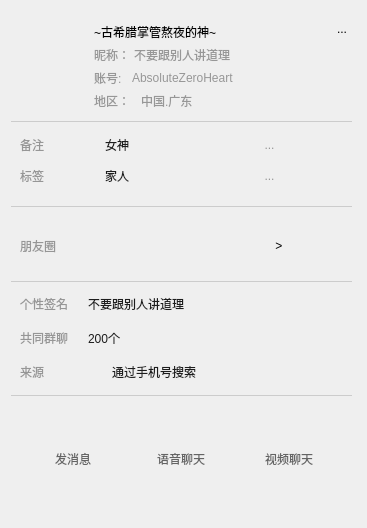
<?xml version="1.0" encoding="UTF-8"?>
<ui version="4.0">
 <class>UserInfoWidget</class>
 <widget class="QWidget" name="UserInfoWidget">
  <property name="geometry">
   <rect>
    <x>0</x>
    <y>0</y>
    <width>367</width>
    <height>528</height>
   </rect>
  </property>
  <property name="maximumSize">
   <size>
    <width>367</width>
    <height>550</height>
   </size>
  </property>
  <property name="windowTitle">
   <string>Form</string>
  </property>
  <layout class="QVBoxLayout" name="verticalLayout_5">
   <property name="spacing">
    <number>0</number>
   </property>
   <property name="leftMargin">
    <number>11</number>
   </property>
   <property name="topMargin">
    <number>11</number>
   </property>
   <property name="rightMargin">
    <number>15</number>
   </property>
   <property name="bottomMargin">
    <number>20</number>
   </property>
   <item>
    <widget class="QWidget" name="widget" native="true">
     <property name="maximumSize">
      <size>
       <width>16777215</width>
       <height>110</height>
      </size>
     </property>
     <layout class="QHBoxLayout" name="horizontalLayout">
      <property name="spacing">
       <number>0</number>
      </property>
      <property name="rightMargin">
       <number>0</number>
      </property>
      <property name="bottomMargin">
       <number>0</number>
      </property>
      <item>
       <widget class="QWidget" name="widget" native="true">
        <property name="maximumSize">
         <size>
          <width>183</width>
          <height>16777215</height>
         </size>
        </property>
        <layout class="QVBoxLayout" name="verticalLayout">
         <property name="leftMargin">
          <number>0</number>
         </property>
         <property name="topMargin">
          <number>0</number>
         </property>
         <property name="rightMargin">
          <number>5</number>
         </property>
         <property name="bottomMargin">
          <number>11</number>
         </property>
         <item>
          <widget class="ImgLabel" name="avatarLabel">
           <property name="minimumSize">
            <size>
             <width>60</width>
             <height>60</height>
            </size>
           </property>
           <property name="maximumSize">
            <size>
             <width>60</width>
             <height>60</height>
            </size>
           </property>
           <property name="styleSheet">
            <string notr="true"/>
           </property>
           <property name="text">
            <string/>
           </property>
           <property name="pixmap">
            <pixmap resource="../../res/icon.qrc">:/a/image/.jpg</pixmap>
           </property>
           <property name="scaledContents">
            <bool>true</bool>
           </property>
          </widget>
         </item>
         <item>
          <spacer name="verticalSpacer">
           <property name="orientation">
            <enum>Qt::Orientation::Vertical</enum>
           </property>
           <property name="sizeHint" stdset="0">
            <size>
             <width>20</width>
             <height>40</height>
            </size>
           </property>
          </spacer>
         </item>
        </layout>
       </widget>
      </item>
      <item>
       <widget class="QWidget" name="widget_2" native="true">
        <property name="maximumSize">
         <size>
          <width>16777215</width>
          <height>106</height>
         </size>
        </property>
        <layout class="QVBoxLayout" name="verticalLayout_2">
         <property name="spacing">
          <number>0</number>
         </property>
         <property name="topMargin">
          <number>0</number>
         </property>
         <item>
          <widget class="QLabel" name="remarkNameLable">
           <property name="minimumSize">
            <size>
             <width>160</width>
             <height>0</height>
            </size>
           </property>
           <property name="maximumSize">
            <size>
             <width>235</width>
             <height>16777215</height>
            </size>
           </property>
           <property name="styleSheet">
            <string notr="true">color: rgb(0, 0, 0);
font: 12pt &quot;微软雅黑&quot;;</string>
           </property>
           <property name="lineWidth">
            <number>-1</number>
           </property>
           <property name="text">
            <string>~古希腊掌管熬夜的神~</string>
           </property>
           <property name="wordWrap">
            <bool>true</bool>
           </property>
          </widget>
         </item>
         <item>
          <layout class="QHBoxLayout" name="horizontalLayout_11" stretch="0,0">
           <property name="spacing">
            <number>0</number>
           </property>
           <item>
            <widget class="QLabel" name="label_12">
             <property name="maximumSize">
              <size>
               <width>40</width>
               <height>40</height>
              </size>
             </property>
             <property name="styleSheet">
              <string notr="true">font: 9pt &quot;微软雅黑&quot;;
color: rgb(151, 151, 151);</string>
             </property>
             <property name="text">
              <string>昵称：</string>
             </property>
            </widget>
           </item>
           <item>
            <widget class="QLabel" name="nicknameLable">
             <property name="maximumSize">
              <size>
               <width>200</width>
               <height>16777215</height>
              </size>
             </property>
             <property name="styleSheet">
              <string notr="true">font: 9pt &quot;微软雅黑&quot;;
color: rgb(151, 151, 151);</string>
             </property>
             <property name="text">
              <string>不要跟别人讲道理</string>
             </property>
             <property name="wordWrap">
              <bool>true</bool>
             </property>
            </widget>
           </item>
          </layout>
         </item>
         <item>
          <layout class="QHBoxLayout" name="horizontalLayout_4">
           <property name="spacing">
            <number>10</number>
           </property>
           <item>
            <widget class="QLabel" name="label_4">
             <property name="maximumSize">
              <size>
               <width>40</width>
               <height>40</height>
              </size>
             </property>
             <property name="styleSheet">
              <string notr="true">font: 9pt &quot;微软雅黑&quot;;
color: rgb(151, 151, 151);</string>
             </property>
             <property name="text">
              <string>账号:</string>
             </property>
             <property name="wordWrap">
              <bool>false</bool>
             </property>
            </widget>
           </item>
           <item>
            <widget class="QLabel" name="accountLable">
             <property name="minimumSize">
              <size>
               <width>160</width>
               <height>0</height>
              </size>
             </property>
             <property name="maximumSize">
              <size>
               <width>160</width>
               <height>16777215</height>
              </size>
             </property>
             <property name="styleSheet">
              <string notr="true">font: 10pt &quot;微软雅黑&quot;;
color: rgb(151, 151, 151);</string>
             </property>
             <property name="text">
              <string>AbsoluteZeroHeart</string>
             </property>
             <property name="wordWrap">
              <bool>true</bool>
             </property>
            </widget>
           </item>
           <item>
            <spacer name="horizontalSpacer">
             <property name="orientation">
              <enum>Qt::Orientation::Horizontal</enum>
             </property>
             <property name="sizeHint" stdset="0">
              <size>
               <width>40</width>
               <height>20</height>
              </size>
             </property>
            </spacer>
           </item>
          </layout>
         </item>
         <item>
          <layout class="QHBoxLayout" name="horizontalLayout_5">
           <property name="spacing">
            <number>7</number>
           </property>
           <item>
            <widget class="QLabel" name="label_3">
             <property name="maximumSize">
              <size>
               <width>40</width>
               <height>40</height>
              </size>
             </property>
             <property name="styleSheet">
              <string notr="true">font: 9pt &quot;微软雅黑&quot;;
color: rgb(151, 151, 151);</string>
             </property>
             <property name="text">
              <string>地区：</string>
             </property>
            </widget>
           </item>
           <item>
            <widget class="QLabel" name="regionLable">
             <property name="styleSheet">
              <string notr="true">font: 9pt &quot;微软雅黑&quot;;
color: rgb(151, 151, 151);</string>
             </property>
             <property name="text">
              <string>中国.广东</string>
             </property>
             <property name="wordWrap">
              <bool>true</bool>
             </property>
            </widget>
           </item>
          </layout>
         </item>
        </layout>
       </widget>
      </item>
      <item>
       <widget class="QWidget" name="widget_7" native="true">
        <layout class="QVBoxLayout" name="verticalLayout_6">
         <property name="leftMargin">
          <number>0</number>
         </property>
         <property name="topMargin">
          <number>0</number>
         </property>
         <property name="rightMargin">
          <number>0</number>
         </property>
         <property name="bottomMargin">
          <number>0</number>
         </property>
         <item>
          <widget class="QToolButton" name="toolButton_3">
           <property name="maximumSize">
            <size>
             <width>30</width>
             <height>30</height>
            </size>
           </property>
           <property name="styleSheet">
            <string notr="true">QToolButton{
background-color: transparent; /* 透明背景 */
border: none; /* 无边框 */
font: 16pt &quot;微软雅黑&quot;;
padding: 0px; /* 文本内边距0 */
vertical-align: top; /* 文本顶部对齐 */
    }

 QToolButton:hover {
        background-color:rgb(230,230,230);  /* 悬浮时灰色背景（可调整色值） */
    }
    QToolButton:pressed {
        background-color: rgb(220,220,220);  /* 按下时稍深灰色（可选） */
    }</string>
           </property>
           <property name="text">
            <string>...</string>
           </property>
           <property name="iconSize">
            <size>
             <width>3</width>
             <height>11</height>
            </size>
           </property>
           <property name="popupMode">
            <enum>QToolButton::ToolButtonPopupMode::DelayedPopup</enum>
           </property>
           <property name="toolButtonStyle">
            <enum>Qt::ToolButtonStyle::ToolButtonTextOnly</enum>
           </property>
          </widget>
         </item>
         <item>
          <spacer name="verticalSpacer_2">
           <property name="orientation">
            <enum>Qt::Orientation::Vertical</enum>
           </property>
           <property name="sizeHint" stdset="0">
            <size>
             <width>20</width>
             <height>40</height>
            </size>
           </property>
          </spacer>
         </item>
        </layout>
       </widget>
      </item>
     </layout>
    </widget>
   </item>
   <item>
    <widget class="QWidget" name="widget_5" native="true">
     <property name="maximumSize">
      <size>
       <width>16777215</width>
       <height>80</height>
      </size>
     </property>
     <property name="styleSheet">
      <string notr="true">#widget_5{
border-top: 1px solid #cccccc; /* 边框宽度+颜色+线型 */
}
QWidget{
font: 11pt &quot;微软雅黑&quot;;
color: rgb(150, 150, 150);
}</string>
     </property>
     <layout class="QVBoxLayout" name="verticalLayout_3">
      <item>
       <layout class="QHBoxLayout" name="horizontalLayout_6" stretch="0,0,0,0">
        <property name="spacing">
         <number>0</number>
        </property>
        <item>
         <widget class="QLabel" name="label">
          <property name="minimumSize">
           <size>
            <width>80</width>
            <height>0</height>
           </size>
          </property>
          <property name="maximumSize">
           <size>
            <width>50</width>
            <height>16777215</height>
           </size>
          </property>
          <property name="text">
           <string>备注</string>
          </property>
         </widget>
        </item>
        <item>
         <widget class="QPushButton" name="remarkNameButton">
          <property name="minimumSize">
           <size>
            <width>160</width>
            <height>0</height>
           </size>
          </property>
          <property name="styleSheet">
           <string notr="true">QPushButton {
    background-color: transparent;
    border: none;
    padding-left: 5px;
    text-align: left; 
    color: rgb(29, 29, 29);
}</string>
          </property>
          <property name="text">
           <string>女神</string>
          </property>
         </widget>
        </item>
        <item>
         <widget class="QToolButton" name="toolButton">
          <property name="styleSheet">
           <string notr="true">QToolButton {
 background-color: transparent;
 border: none;
 }</string>
          </property>
          <property name="text">
           <string>...</string>
          </property>
          <property name="icon">
           <iconset resource="../../res/icon.qrc">
            <normaloff>:/a/icons/图片编辑.svg</normaloff>:/a/icons/图片编辑.svg</iconset>
          </property>
         </widget>
        </item>
        <item>
         <spacer name="horizontalSpacer_5">
          <property name="orientation">
           <enum>Qt::Orientation::Horizontal</enum>
          </property>
          <property name="sizeHint" stdset="0">
           <size>
            <width>40</width>
            <height>20</height>
           </size>
          </property>
         </spacer>
        </item>
       </layout>
      </item>
      <item>
       <layout class="QHBoxLayout" name="horizontalLayout_7">
        <property name="spacing">
         <number>0</number>
        </property>
        <item>
         <widget class="QLabel" name="label_2">
          <property name="minimumSize">
           <size>
            <width>80</width>
            <height>0</height>
           </size>
          </property>
          <property name="maximumSize">
           <size>
            <width>50</width>
            <height>16777215</height>
           </size>
          </property>
          <property name="text">
           <string>标签</string>
          </property>
         </widget>
        </item>
        <item>
         <widget class="QPushButton" name="tagButton">
          <property name="minimumSize">
           <size>
            <width>160</width>
            <height>0</height>
           </size>
          </property>
          <property name="styleSheet">
           <string notr="true">QPushButton {
    background-color: transparent;
    border: none;
    padding-left: 5px;
    text-align: left; 
    color: rgb(29, 29, 29);
}</string>
          </property>
          <property name="text">
           <string>家人</string>
          </property>
         </widget>
        </item>
        <item>
         <widget class="QToolButton" name="toolButton_2">
          <property name="styleSheet">
           <string notr="true">QToolButton {
 background-color: transparent;
 border: none;
 }</string>
          </property>
          <property name="text">
           <string>...</string>
          </property>
          <property name="icon">
           <iconset resource="../../res/icon.qrc">
            <normaloff>:/a/icons/图片编辑.svg</normaloff>:/a/icons/图片编辑.svg</iconset>
          </property>
         </widget>
        </item>
        <item>
         <spacer name="horizontalSpacer_6">
          <property name="orientation">
           <enum>Qt::Orientation::Horizontal</enum>
          </property>
          <property name="sizeHint" stdset="0">
           <size>
            <width>40</width>
            <height>20</height>
           </size>
          </property>
         </spacer>
        </item>
       </layout>
      </item>
     </layout>
    </widget>
   </item>
   <item>
    <widget class="QWidget" name="widget_3" native="true">
     <property name="minimumSize">
      <size>
       <width>0</width>
       <height>80</height>
      </size>
     </property>
     <property name="maximumSize">
      <size>
       <width>16777215</width>
       <height>70</height>
      </size>
     </property>
     <property name="styleSheet">
      <string notr="true">QWidget{
border-top: 1px solid #cccccc; /* 边框宽度+颜色+线型 */
}</string>
     </property>
     <layout class="QHBoxLayout" name="horizontalLayout_3">
      <item>
       <widget class="QLabel" name="label_5">
        <property name="styleSheet">
         <string notr="true">border-top: 0px solid #cccccc; /* 边框宽度+颜色+线型 */
border-bottom: 0px solid #cccccc; /* 边框宽度+颜色+线型 */
font: 11pt &quot;微软雅黑&quot;;
color: rgb(150, 150, 150);
</string>
        </property>
        <property name="text">
         <string>朋友圈</string>
        </property>
       </widget>
      </item>
      <item>
       <widget class="QPushButton" name="pushButton">
        <property name="styleSheet">
         <string notr="true">/* 普通状态：透明、无边框、无图标 */
        QPushButton {
            background-color: transparent; /* 透明背景 */
            border: none; /* 无边框 */
            font: 12pt &quot;微软雅黑&quot;;
        }
        /* 可选：添加点击效果 */
        QPushButton:pressed {
            opacity: 0.8; /* 点击时稍微透明一点 */
        }</string>
        </property>
        <property name="text">
         <string>         &gt;</string>
        </property>
       </widget>
      </item>
     </layout>
    </widget>
   </item>
   <item>
    <widget class="QWidget" name="widget_6" native="true">
     <property name="maximumSize">
      <size>
       <width>16777215</width>
       <height>150</height>
      </size>
     </property>
     <property name="styleSheet">
      <string notr="true">#widget_6{
border-top: 1px solid #cccccc; /* 边框宽度+颜色+线型 */
}
QWidget{
font: 11pt &quot;微软雅黑&quot;;
color: rgb(150, 150, 150);
}</string>
     </property>
     <layout class="QVBoxLayout" name="verticalLayout_4">
      <item>
       <layout class="QHBoxLayout" name="horizontalLayout_8" stretch="0,0,0">
        <property name="spacing">
         <number>20</number>
        </property>
        <item>
         <widget class="QLabel" name="label_6">
          <property name="maximumSize">
           <size>
            <width>80</width>
            <height>16777215</height>
           </size>
          </property>
          <property name="styleSheet">
           <string notr="true">font: 11pt &quot;微软雅黑&quot;;
color: rgb(150, 150, 150);</string>
          </property>
          <property name="text">
           <string>个性签名</string>
          </property>
         </widget>
        </item>
        <item>
         <widget class="QLabel" name="signatureLabel">
          <property name="minimumSize">
           <size>
            <width>200</width>
            <height>0</height>
           </size>
          </property>
          <property name="maximumSize">
           <size>
            <width>200</width>
            <height>16777215</height>
           </size>
          </property>
          <property name="styleSheet">
           <string notr="true">color: rgb(29, 29, 29);</string>
          </property>
          <property name="text">
           <string>不要跟别人讲道理</string>
          </property>
          <property name="wordWrap">
           <bool>true</bool>
          </property>
         </widget>
        </item>
        <item>
         <spacer name="horizontalSpacer_2">
          <property name="orientation">
           <enum>Qt::Orientation::Horizontal</enum>
          </property>
          <property name="sizeHint" stdset="0">
           <size>
            <width>40</width>
            <height>20</height>
           </size>
          </property>
         </spacer>
        </item>
       </layout>
      </item>
      <item>
       <layout class="QHBoxLayout" name="horizontalLayout_10">
        <property name="spacing">
         <number>20</number>
        </property>
        <item>
         <widget class="QLabel" name="label_10">
          <property name="maximumSize">
           <size>
            <width>80</width>
            <height>16777215</height>
           </size>
          </property>
          <property name="text">
           <string>共同群聊</string>
          </property>
         </widget>
        </item>
        <item>
         <widget class="QLabel" name="mutualgroupLable">
          <property name="maximumSize">
           <size>
            <width>200</width>
            <height>16777215</height>
           </size>
          </property>
          <property name="styleSheet">
           <string notr="true">color: rgb(29, 29, 29);</string>
          </property>
          <property name="text">
           <string>200个</string>
          </property>
         </widget>
        </item>
        <item>
         <spacer name="horizontalSpacer_3">
          <property name="orientation">
           <enum>Qt::Orientation::Horizontal</enum>
          </property>
          <property name="sizeHint" stdset="0">
           <size>
            <width>40</width>
            <height>20</height>
           </size>
          </property>
         </spacer>
        </item>
       </layout>
      </item>
      <item>
       <layout class="QHBoxLayout" name="horizontalLayout_9">
        <property name="spacing">
         <number>20</number>
        </property>
        <item>
         <widget class="QLabel" name="label_7">
          <property name="minimumSize">
           <size>
            <width>72</width>
            <height>0</height>
           </size>
          </property>
          <property name="maximumSize">
           <size>
            <width>72</width>
            <height>16777215</height>
           </size>
          </property>
          <property name="text">
           <string>来源</string>
          </property>
         </widget>
        </item>
        <item>
         <widget class="QLabel" name="sourceLabel">
          <property name="maximumSize">
           <size>
            <width>200</width>
            <height>16777215</height>
           </size>
          </property>
          <property name="styleSheet">
           <string notr="true">color: rgb(29, 29, 29);</string>
          </property>
          <property name="text">
           <string>通过手机号搜索</string>
          </property>
         </widget>
        </item>
        <item>
         <spacer name="horizontalSpacer_4">
          <property name="orientation">
           <enum>Qt::Orientation::Horizontal</enum>
          </property>
          <property name="sizeHint" stdset="0">
           <size>
            <width>40</width>
            <height>20</height>
           </size>
          </property>
         </spacer>
        </item>
       </layout>
      </item>
     </layout>
    </widget>
   </item>
   <item>
    <widget class="QWidget" name="widget_4" native="true">
     <property name="styleSheet">
      <string notr="true">QWidget{
border-top: 1px solid #cccccc; /* 边框宽度+颜色+线型 */
}</string>
     </property>
     <layout class="QHBoxLayout" name="horizontalLayout_2">
      <property name="leftMargin">
       <number>0</number>
      </property>
      <property name="topMargin">
       <number>15</number>
      </property>
      <property name="rightMargin">
       <number>0</number>
      </property>
      <property name="bottomMargin">
       <number>0</number>
      </property>
      <item>
       <widget class="QToolButton" name="switchMessageInterfaceToolButton">
        <property name="minimumSize">
         <size>
          <width>80</width>
          <height>63</height>
         </size>
        </property>
        <property name="maximumSize">
         <size>
          <width>80</width>
          <height>63</height>
         </size>
        </property>
        <property name="styleSheet">
         <string notr="true">QToolButton {
        border: none;               /* 无边框 */
        background: transparent;    /* 透明背景 */
        padding: 0px;               /* 内边距，让内容不紧贴边缘 */
        border-radius: 5px;         /* 轻微圆角（可选） */
	    font: 11pt &quot;等线&quot;;
	    color: rgb(100, 100, 100);
    }
    QToolButton:hover {
        background-color:rgb(230,230,230);  /* 悬浮时灰色背景（可调整色值） */
    }
    QToolButton:pressed {
        background-color: rgb(220,220,220);  /* 按下时稍深灰色（可选） */
    }</string>
        </property>
        <property name="text">
         <string>发消息</string>
        </property>
        <property name="icon">
         <iconset resource="../../res/icon.qrc">
          <normaloff>:/a/icons/聊天.svg</normaloff>:/a/icons/聊天.svg</iconset>
        </property>
        <property name="iconSize">
         <size>
          <width>28</width>
          <height>28</height>
         </size>
        </property>
        <property name="toolButtonStyle">
         <enum>Qt::ToolButtonStyle::ToolButtonTextUnderIcon</enum>
        </property>
       </widget>
      </item>
      <item>
       <widget class="QToolButton" name="voiceCallButton">
        <property name="minimumSize">
         <size>
          <width>80</width>
          <height>63</height>
         </size>
        </property>
        <property name="maximumSize">
         <size>
          <width>80</width>
          <height>63</height>
         </size>
        </property>
        <property name="styleSheet">
         <string notr="true">QToolButton {
        border: none;               /* 无边框 */
        background: transparent;    /* 透明背景 */
        padding: 0px;               /* 内边距，让内容不紧贴边缘 */
        border-radius: 5px;         /* 轻微圆角（可选） */
	    font: 11pt &quot;等线&quot;;
	    color: rgb(100, 100, 100);
    }
    QToolButton:hover {
        background-color:rgb(230,230,230);  /* 悬浮时灰色背景（可调整色值） */
    }
    QToolButton:pressed {
        background-color: rgb(220,220,220);  /* 按下时稍深灰色（可选） */
    }</string>
        </property>
        <property name="text">
         <string>语音聊天</string>
        </property>
        <property name="icon">
         <iconset theme="QIcon::ThemeIcon::Phone"/>
        </property>
        <property name="iconSize">
         <size>
          <width>25</width>
          <height>25</height>
         </size>
        </property>
        <property name="toolButtonStyle">
         <enum>Qt::ToolButtonStyle::ToolButtonTextUnderIcon</enum>
        </property>
       </widget>
      </item>
      <item>
       <widget class="QToolButton" name="videoCallButton">
        <property name="minimumSize">
         <size>
          <width>80</width>
          <height>63</height>
         </size>
        </property>
        <property name="maximumSize">
         <size>
          <width>80</width>
          <height>63</height>
         </size>
        </property>
        <property name="styleSheet">
         <string notr="true">QToolButton {
        border: none;               /* 无边框 */
        background: transparent;    /* 透明背景 */
        padding: 0px;               /* 内边距，让内容不紧贴边缘 */
        border-radius: 5px;         /* 轻微圆角（可选） */
	    font: 11pt &quot;等线&quot;;
	    color: rgb(100, 100, 100);
    }
    QToolButton:hover {
        background-color:rgb(230,230,230);  /* 悬浮时灰色背景（可调整色值） */
    }
    QToolButton:pressed {
        background-color: rgb(220,220,220);  /* 按下时稍深灰色（可选） */
    }</string>
        </property>
        <property name="text">
         <string>视频聊天</string>
        </property>
        <property name="icon">
         <iconset theme="QIcon::ThemeIcon::CameraVideo"/>
        </property>
        <property name="iconSize">
         <size>
          <width>25</width>
          <height>25</height>
         </size>
        </property>
        <property name="toolButtonStyle">
         <enum>Qt::ToolButtonStyle::ToolButtonTextUnderIcon</enum>
        </property>
       </widget>
      </item>
     </layout>
    </widget>
   </item>
  </layout>
 </widget>
 <customwidgets>
  <customwidget>
   <class>ImgLabel</class>
   <extends>QLabel</extends>
   <header>ImgLabel.h</header>
  </customwidget>
 </customwidgets>
 <resources>
  <include location="../../res/icon.qrc"/>
 </resources>
 <connections/>
</ui>
